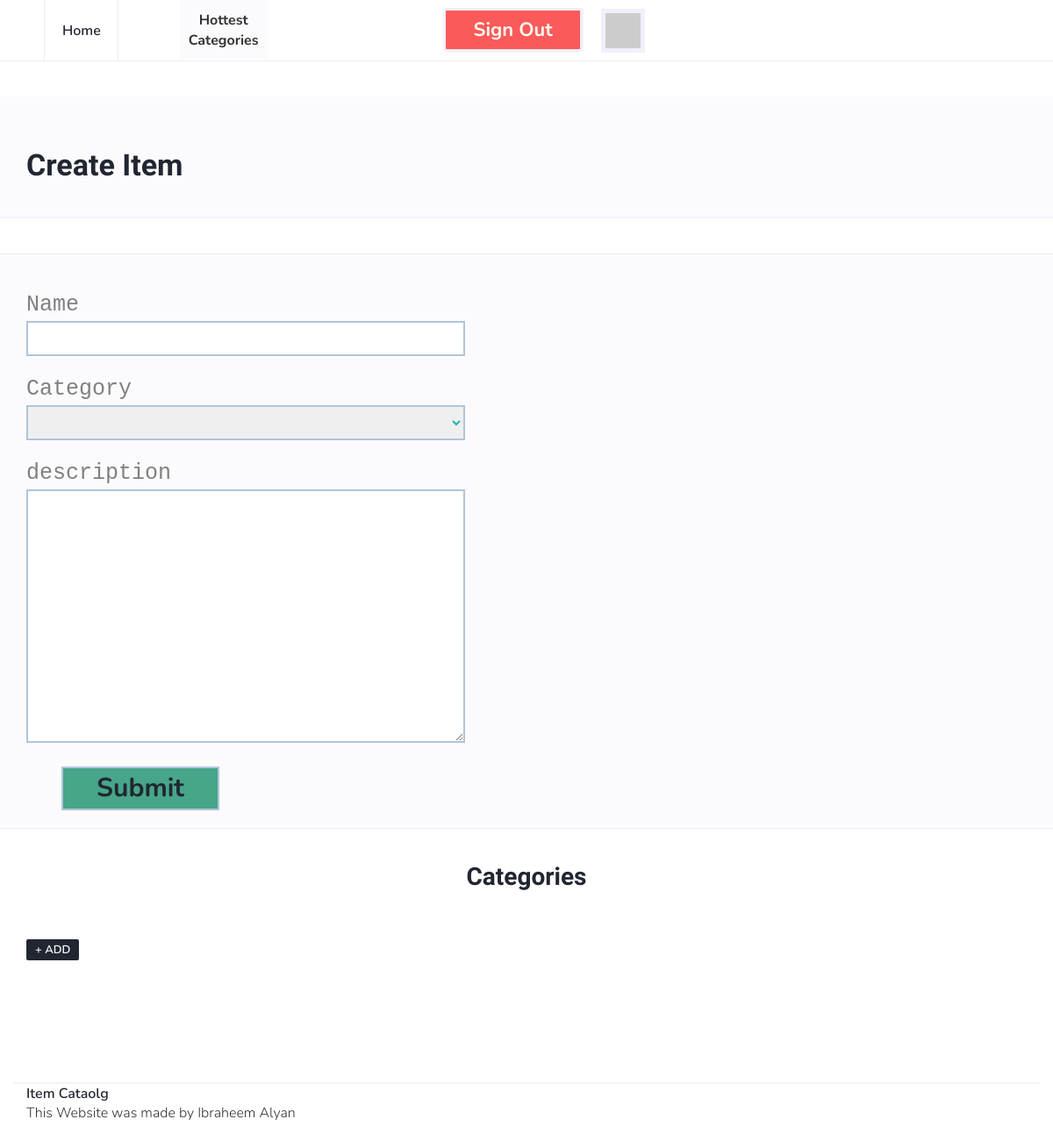
Before: /catalog/new-item (signed in) with the older database file.
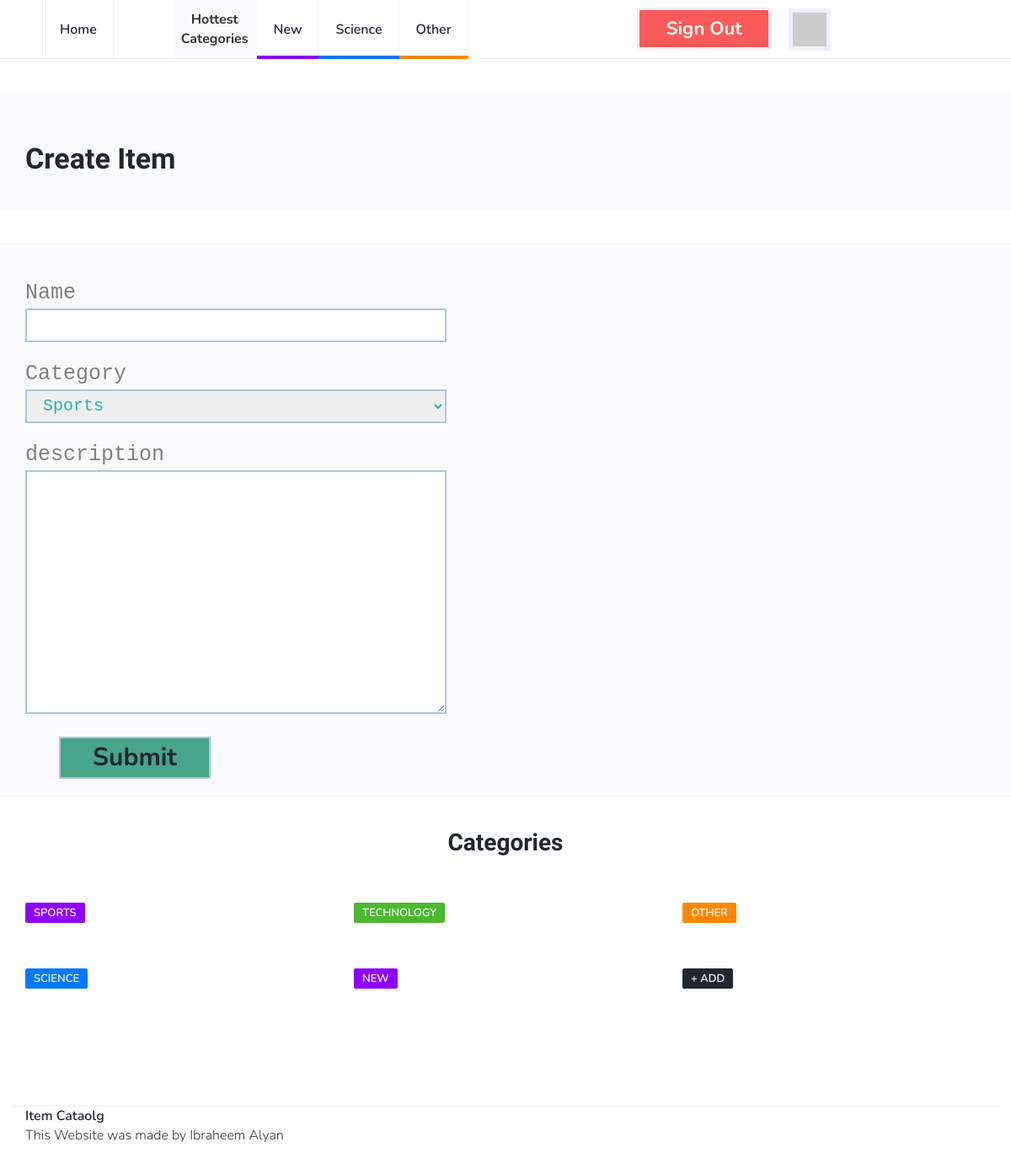
After: the same page with the newer database file.
### database_setup.py (models this page shows, shortened)
class Category(Base):
    __tablename__ = 'category'
    id = Column(Integer, primary_key = True)
    name =Column(String(80), nullable = False)

### project.py (the view)
@app.route("/catalog/new-item", methods = ['POST','GET'])
def new_item():
    if 'signed' not in session or not session['signed']:
        statment = ('Please log in first ,' +
            '<a href="/login" style="font-size:39px">Log in here</a>')
        return  render_template('status_message.html',statment = statment)
    if request.method != 'POST':
        current_cat_id = None
        current_cat = None
        db = DBSession()
        if request.args.get("cc"):
            current_cat_id = request.args.get("cc")
            try:
                current_cat = db.query(Category).filter_by(id=current_cat_id).one()
            except:
                current_cat = None
        categories = db.query(Category)
        top_categories = db.query(Category).order_by(desc(Category.id)).limit(3)
        template = render_template("new_item.html",
                               categories=categories,
                               current_cat=current_cat,
                               top_categories=top_categories,
                               user_dict = session['user_data_dict'])
        db.close()
        return template
    return validate_item(request)

### templates/new_item.html (shortened to what this page needs)
{% extends "main.html" %}
{% block content %}
		<div class="page-header" style="margin-top:40px;padding-bottom:40px;">
			<div class="container">
				<div class="row">
					<div class="col-md-10">
						<h1> Create Item </h1>
					</div>
				</div>
			</div>
		</div>
		<div class="section">
		</div>
		<div class="section section-grey">
			<div class="container">
				<div class="row">
					<div class="col-md-4">
						<form class="form" action="https://localhost:5000/catalog/new-item" method="post">
              <div class="field_name">
    						Name
    					</div>
    					<div class="input_div">
    						<input class="input" type="text" name="title" >
    					</div>
              <div class="field_name">
    						Category
    					</div>
    					<div class="input_div">
                <select name="category" class="input">
									{% if not current_cat %}
                      {% for c in categories %}
                      <option value="{{ c.name }}">{{ c.name }}</option>
									    {% endfor %}
									{% endif %}
                </select>
    					</div>
              <div class="field_name">
    						description
    					</div>
    					<div class="input_div">
    						<textarea name="description" rows="10" cols="99" type="text"></textarea>
    					</div>
							<div class="input_div">
    						<input name="submit" type="submit" class="submit_btn">
    					</div>
            </form>
					</div>
				</div>
			</div>
		</div>
{% endblock %}

### templates/main.html (shortened to what this page needs)
<!DOCTYPE html>
<html lang="en">
	<head>
		<link type="text/css" rel="stylesheet" href="https://localhost:5000/css/bootstrap.min.css"/>
		<link rel="stylesheet" href="https://localhost:5000/css/font-awesome.min.css">
		<link type="text/css" rel="stylesheet" href="https://localhost:5000/css/style.css"/>
    </head>
	<body>
		<header id="header">
			<div id="nav">
				<div id="nav-fixed">
					<div class="container">
						<ul class="nav-menu nav navbar-nav">
							<li><a href="https://localhost:5000/">Home</a></li>
							<li id="sep"> Hottest <br> Categories </li>
							{% for c in top_categories %}
							<li class="cat-{{ ((c.id + 2 ) % 4) + 1 }}"><a href="{{ 'https://localhost:5000/catalog/' + c.name + '/items' }}">{{ c.name }}</a></li>
							{% endfor %}
              {% if not user_dict %}
              <li><a href="{{ url_for('internal_sign_up', _external = True ) }}" class="btn green" style="padding:12px 15px 12px 15px;">Sign up</a></li>
              <li><a href="{{ url_for('login', _external = True ) }}" class="btn red" style="padding:12px 15px 12px 15px;margin-left:20px">Log in</a></li>
              {% else %}
              <li><a href="{{ url_for('revoke', _external = True ) }}" class="btn red" style="padding: 12px 15px 12px 15px;">Sign out</a></li>
							<li><img src="{{ user_dict['picture'] }}" id="profile_img"></li>
              {% endif %}
            </ul>
					</div>
				</div>
			</div>
		</header>
    {% block content %}
    {% endblock %}
		<div class="section">
			<div class="container">
				<div class="row">
					<div class="col-md-12">
						<div class="section-title text-center">
							<h2>Categories</h2>
						</div>
					</div>
					{% for c in categories %}
					<div class="col-md-4">
						<div class="post">
							<div class="post-body">
								<div class="post-meta">
									<a class="post-category cat-{{ ((c.id + 2 ) % 4) + 1 }}" href="{{ 'https://localhost:5000/catalog/' + c.name + '/items' }}">{{ c.name }}</a>
								</div>
							</div>
						</div>
					</div>
					{% endfor %}
					<div class="col-md-4">
						<div class="post">
							<div class="post-body">
								<div class="post-meta">
									<a class="post-category" href="https://localhost:5000/catalog/new-category"> + Add </a>
								</div>
							</div>
						</div>
					</div>
				</div>
			</div>
		</div>
		<footer id="footer">
			<div class="container">
							<ul class="footer-nav">
								<li><a href="https://localhost:5000/">Item Cataolg</a></li>
							</ul>
							<div class="post-body">
								This Website was made by Ibraheem Alyan
							</div>
						</div>
		</footer>
	</body>
</html>

Changed rows visible on the page:
added Category: name "New", name "NEW"
added Category: name "Science", name "SCIENCE"
added Category: name "Other", name "OTHER"
added Category: name "SPORTS", shown under "Categories"
added Category: name "TECHNOLOGY", shown under "Categories"
Other visible differences:
form field category: (not shown) → "Sports"
